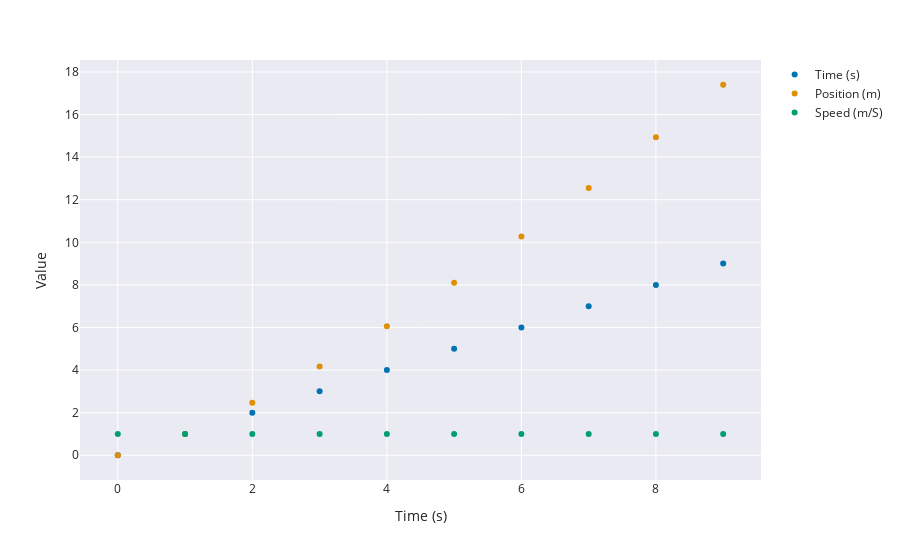

Write notebook code for a chart like this one.
### Code cell
fig = px.scatter(df,x='time__s__', y='time__s__') + px.scatter(df,x='time__s__', y=['position__m__', 'speed__m/s__'])
fig

### Figure 1 — Plotly figure (JSON) as saved in the notebook; plotly's stock layout.template omitted (floating-point values rounded to 4 significant figures)
{"data": [{"hovertemplate": "Time (s)=%{y}<extra></extra>", "legendgroup": "", "marker": {"color": "#0173b2", "symbol": "circle"}, "mode": "markers", "name": "Time (s)", "orientation": "v", "showlegend": true, "type": "scatter", "x": [0, 1, 2, 3, 4, 5, 6, 7, 8, 9], "xaxis": "x", "y": [0, 1, 2, 3, 4, 5, 6, 7, 8, 9], "yaxis": "y"}, {"hovertemplate": "Variable=position__m__<br>Time (s)=%{x}<br>Value=%{y}<extra></extra>", "legendgroup": "Position (m)", "marker": {"color": "#de8f05", "symbol": "circle"}, "mode": "markers", "name": "Position (m)", "orientation": "v", "showlegend": true, "type": "scatter", "x": [0, 1, 2, 3, 4, 5, 6, 7, 8, 9], "xaxis": "x", "y": [0, 1, 2.462, 4.171, 6.063, 8.103, 10.27, 12.55, 14.93, 17.4], "yaxis": "y"}, {"hovertemplate": "Variable=speed__m/s__<br>Time (s)=%{x}<br>Value=%{y}<extra></extra>", "legendgroup": "Speed (m/S)", "marker": {"color": "#029e73", "symbol": "circle"}, "mode": "markers", "name": "Speed (m/S)", "orientation": "v", "showlegend": true, "type": "scatter", "x": [0, 1, 2, 3, 4, 5, 6, 7, 8, 9], "xaxis": "x", "y": [1, 1, 1, 1, 1, 1, 1, 1, 1, 1], "yaxis": "y"}], "layout": {"legend": {"tracegroupgap": 0}, "margin": {"t": 60}, "xaxis": {"anchor": "y", "domain": [0, 1], "title": {"text": "Time (s)"}}, "yaxis": {"anchor": "x", "domain": [0, 1], "title": {"text": "Value"}}}}
